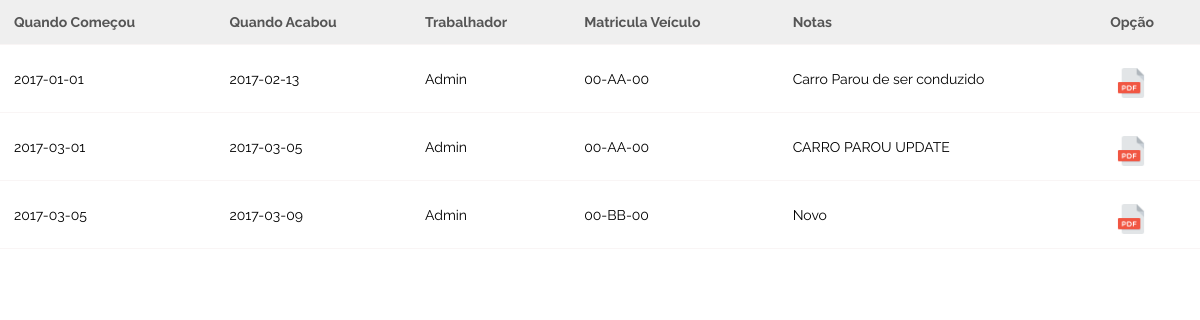
The app's page /veiculos.php (signed in) with its own data.
### tables this page shows
CREATE TABLE `veicondu` (
  `CodVeiC` int(11) NOT NULL auto_increment,
  `Notas` varchar(500) default NULL,
  `Quando_Comecou` date default NULL,
  `Quando_Acabou` date default NULL,
  `CodUser` int(11) default NULL,
  `CodVei` int(11) default NULL,
  `EmUso` varchar(45) default NULL,
  PRIMARY KEY  (`CodVeiC`),
  KEY `CodUser` (`CodUser`),
  KEY `CodVei` (`CodVei`),
  CONSTRAINT `veicondu_ibfk_1` FOREIGN KEY (`CodUser`) REFERENCES `utilizador` (`CodUser`),
  CONSTRAINT `veicondu_ibfk_2` FOREIGN KEY (`CodVei`) REFERENCES `veiculos` (`codVei`)
);

CREATE TABLE `utilizador` (
  `CodUser` int(11) NOT NULL auto_increment,
  `Nome_Registo` varchar(50) default NULL,
  `Senha` varchar(256) default NULL,
  `Nome_Proprio` varchar(100) default NULL,
  `Apelido` varchar(100) default NULL,
  `Genero` varchar(50) default NULL,
  `Data_Nascimento` date default NULL,
  `Data_Contratacao` date default NULL,
  `Pagamentos_Hora` varchar(50) default NULL,
  `Habilitacoes` varchar(50) default NULL,
  `Rua` varchar(200) default NULL,
  `N_Telemovel` int(11) default NULL,
  `N_Telefone` int(11) default NULL,
  `Email` varchar(100) default NULL,
  `Notas_contacto` varchar(500) default NULL,
  `Notas_Contracto` varchar(500) default NULL,
  `CodTipoU` int(11) default '2',
  `CodCi` int(11) default NULL,
  PRIMARY KEY  (`CodUser`),
  KEY `CodTipoU` (`CodTipoU`),
  KEY `CodCi` (`CodCi`),
  CONSTRAINT `utilizador_ibfk_1` FOREIGN KEY (`CodTipoU`) REFERENCES `tipouser` (`CodTipoU`),
  CONSTRAINT `utilizador_ibfk_2` FOREIGN KEY (`CodCi`) REFERENCES `cidade` (`CodCi`)
);

CREATE TABLE `veiculos` (
  `codVei` int(11) NOT NULL auto_increment,
  `Matricula` varchar(50) default NULL,
  `Marca` varchar(50) default NULL,
  `Modelo` varchar(50) default NULL,
  `cor` varchar(50) default NULL,
  `Ano` int(11) default NULL,
  `CodTipoC` int(11) default NULL,
  `CodTipoV` int(11) default NULL,
  PRIMARY KEY  (`codVei`),
  KEY `CodTipoC` (`CodTipoC`),
  KEY `CodTipoV` (`CodTipoV`),
  CONSTRAINT `veiculos_ibfk_1` FOREIGN KEY (`CodTipoC`) REFERENCES `tipocom` (`CodTipoC`),
  CONSTRAINT `veiculos_ibfk_2` FOREIGN KEY (`CodTipoV`) REFERENCES `tipovei` (`CodTipoV`)
);

### WEB/veiculos.php (the view, shortened to what this page needs)
<html>
  <head>
	<link rel="stylesheet" href="style.css" type="text/css" />
	</head>
<body>
<?php
$link = mysqli_connect("localhost", "root", "", "frotas");
$sql = "SELECT * FROM veicondu, utilizador, veiculos where veicondu.CodUser=utilizador.CodUser and veicondu.CodVei=veiculos.CodVei and EmUso='Nao' and utilizador.CodUser=".$_SESSION['user'];
if($result = mysqli_query($link, $sql)){
    if(mysqli_num_rows($result) > 0){
        echo "<table>";
            echo "<tr>";
                echo "<th>Quando Começou</th>";
                echo "<th>Quando Acabou</th>";
                echo "<th>Trabalhador</th>";
				echo "<th>Matricula Veículo</th>";
				echo "<th>Notas</th>";
				echo "<th>Opção</th>";
            echo "</tr>";
        while($row = mysqli_fetch_array($result)){
            echo "<tr>";
                echo "<td>" . $row['Quando_Comecou'] . "</td>";
                echo "<td>" . $row['Quando_Acabou'] . "</td>";
                echo "<td>" . $row['Nome_Registo'] . "</td>";
                echo "<td>" . $row['Matricula'] . "</td>";
				echo "<td>" . $row['Notas'] . "</td>";
				echo "<td>" . "<img src='logos/pdf.png' class='imgg' />" . "</td>";
            echo "</tr>";
        }
        echo "</table>";
    } else{
        echo "No records matching your query were found.";
    }
} else{
    echo "ERROR: Could not able to execute $sql. " . mysqli_error($link);
}
?>
</body>
</html>

### WEB/style.css (style rules this page uses)
* { margin:0; padding:0; }
table { font-family: Verdana, Geneva, sans-serif; width: 100%; border-collapse: collapse; }
th, td { text-align: left; font-size: 14px; font-family: "Raleway"; border-bottom: solid #f9f5f5 1px; padding: 14px; }
td { text-align: left; }
img { width: 70px; height: 70px; margin-top: 9px; }
.imgg { width: 30px; height: 30px; margin-left: 6px; }
tr:nth-child(even) { background-color: white }
th { background-color: #efefef; color: #555; ; }
body { display: flex; min-height: 100vh; flex-direction: column; }

### records on screen
veicondu: Quando_Comecou "2017-01-01", Quando_Acabou "2017-02-13", CodUser.Nome_Registo "Admin", CodVei.Matricula "00-AA-00", Notas "Carro Parou de ser conduzido"
veicondu: Quando_Comecou "2017-03-01", Quando_Acabou "2017-03-05", CodUser.Nome_Registo "Admin", CodVei.Matricula "00-AA-00", Notas "CARRO PAROU UPDATE"
veicondu: Quando_Comecou "2017-03-05", Quando_Acabou "2017-03-09", CodUser.Nome_Registo "Admin", CodVei.Matricula "00-BB-00", Notas "Novo"
